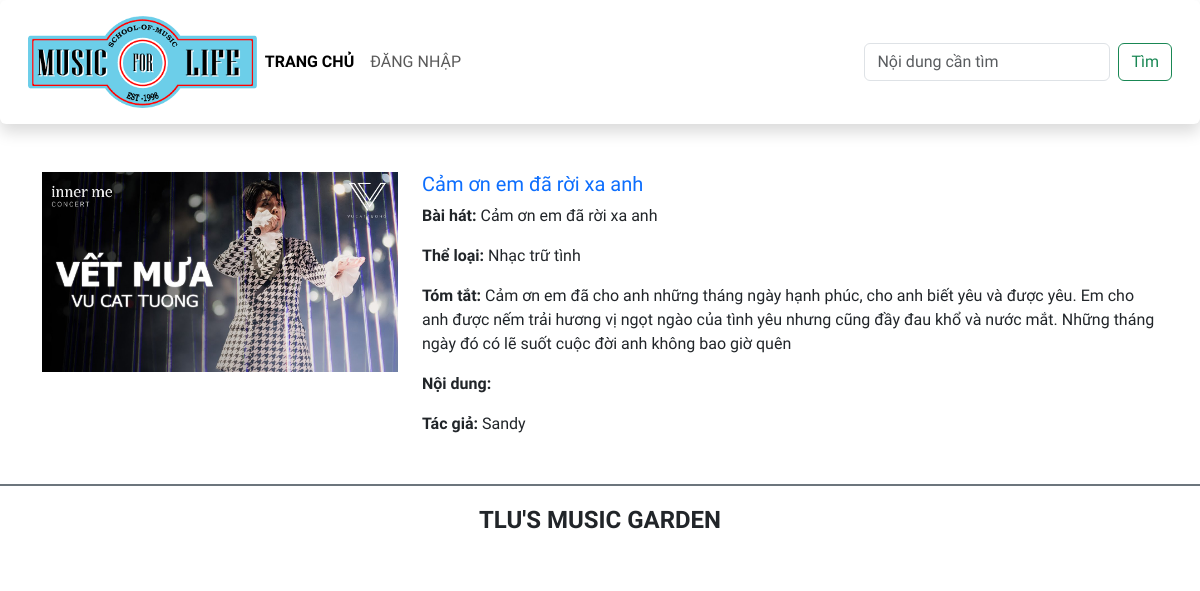
The app's page /codeWeb/detail.php?title=Cảm ơn em đã rời xa anh with its own data.
### tables this page shows
CREATE TABLE `baiviet` (
  `ma_bviet` int(10) UNSIGNED NOT NULL,
  `tieude` varchar(200) NOT NULL,
  `ten_bhat` varchar(100) NOT NULL,
  `ma_tloai` int(10) UNSIGNED NOT NULL,
  `tomtat` text NOT NULL,
  `noidung` text DEFAULT NULL,
  `ma_tgia` int(10) UNSIGNED NOT NULL,
  `ngayviet` datetime NOT NULL DEFAULT current_timestamp(),
  `hinhanh` varchar(200) DEFAULT NULL
);

CREATE TABLE `theloai` (
  `ma_tloai` int(10) UNSIGNED NOT NULL,
  `ten_tloai` varchar(50) NOT NULL
);

CREATE TABLE `tacgia` (
  `ma_tgia` int(10) UNSIGNED NOT NULL,
  `ten_tgia` varchar(100) NOT NULL,
  `hinh_tgia` varchar(100) DEFAULT NULL
);

### codeWeb/connect.php (called while the page is built, shortened)
<?php
function pdo(PDO $pdo, string $sql, array $arguments = null)
{
    if (!$arguments) {
        return $pdo->query($sql);
    }
    $statement = $pdo->prepare($sql);
    $statement->execute($arguments);
    return $statement;
}

### codeWeb/detail.php (the view, shortened to what this page needs)
<!DOCTYPE html>
<html lang="en">
<head>
    <link href="https://cdn.jsdelivr.net/npm/bootstrap@5.3.0-alpha1/dist/css/bootstrap.min.css" rel="stylesheet">
    <link rel="stylesheet" href="css/style.css">
</head>
<body>
    <?php
        include('connect.php');
    ?>
    <header>
        <nav class="navbar navbar-expand-lg bg-body-tertiary shadow p-3 bg-white rounded">
            <div class="container-fluid">
                <div class="my-logo">
                    <a class="navbar-brand" href="#">
                        <img src="images/logo2.png" alt="" class="img-fluid">
                    </a>
                </div>
                <div class="collapse navbar-collapse" id="navbarSupportedContent">
                <ul class="navbar-nav me-auto mb-2 mb-lg-0">
                    <li class="nav-item">
                    <a class="nav-link active" aria-current="page" href="./">Trang chủ</a>
                    </li>
                    <li class="nav-item">
                    <a class="nav-link" href="./login.php">Đăng nhập</a>
                    </li>
                </ul>
                <form class="d-flex" role="search">
                    <input class="form-control me-2" type="search" placeholder="Nội dung cần tìm" aria-label="Search">
                    <button class="btn btn-outline-success" type="submit">Tìm</button>
                </form>
                </div>
            </div>
        </nav>
    </header>
    <main class="container mt-5">
                <div class="row mb-5">
                    <div class="col-sm-4">
                <?php
                    $title   = $_GET['title'];
                  $sql = "select hinhanh,tieude, ten_tloai, tomtat,noidung,ten_tgia from baiviet,theloai,tacgia where baiviet.ma_tloai = theloai.ma_tloai and baiviet.ma_tgia = tacgia.ma_tgia and baiviet.tieude ='".$title."'";
                  $result = pdo($pdo, $sql);
                  if($result->rowCount() > 0) {
                    while( $row = $result->fetch(PDO::FETCH_ASSOC)){
                 ?>
                            <img src="<?php echo $row['hinhanh'];?>" class="img-fluid" alt="...">
                    </div>
                    <div class="col-sm-8">
                        <h5 class="card-title mb-2">
                            <a href="" class="text-decoration-none"><?php echo $row['tieude'];?></a>
                        </h5>
                        <p class="card-text"><span class=" fw-bold">Bài hát: </span><?php echo $row['tieude'];?></p>
                        <p class="card-text"><span class=" fw-bold">Thể loại: </span><?php echo $row['ten_tloai'];?></p>
                        <p class="card-text"><span class=" fw-bold">Tóm tắt: </span><?php echo $row['tomtat'];?></p>
                        <p class="card-text"><span class=" fw-bold">Nội dung: </span><?php echo $row['noidung'];?></p>
                        <p class="card-text"><span class=" fw-bold">Tác giả: </span><?php echo $row['ten_tgia'];?></p>
                    </div>
                    <?php
                        }
                    }
                    ?>
        </div>
    </main>
    <footer class="bg-white d-flex justify-content-center align-items-center border-top border-secondary  border-2" style="height:80px">
        <h4 class="text-center text-uppercase fw-bold">TLU's music garden</h4>
    </footer>
</body>
</html>

### codeWeb/css/style.css (style rules this page uses)
body { font-family: 'Numans', sans-serif !important; }
.bg-body-tertiary { background-color:#fff !important; }
.my-logo { max-width: 20%; }
.nav-link { text-transform: uppercase; }
.active { font-weight: bold; }

### records on screen
baiviet: hinhanh (picture), tieude "Cảm ơn em đã rời xa anh", ma_tloai.ten_tloai "Nhạc trữ tình", tomtat "Cảm ơn em đã cho anh những tháng ngày hạnh phúc, cho anh biết yêu và được yêu. Em cho anh được nếm trải hương vị ngọt ngào của tình yêu nhưng cũng đầy đau khổ và nước mắt. Những tháng ngày đó có lẽ suốt cuộc đời anh không bao giờ quên", ma_tgia.ten_tgia "Sandy"
